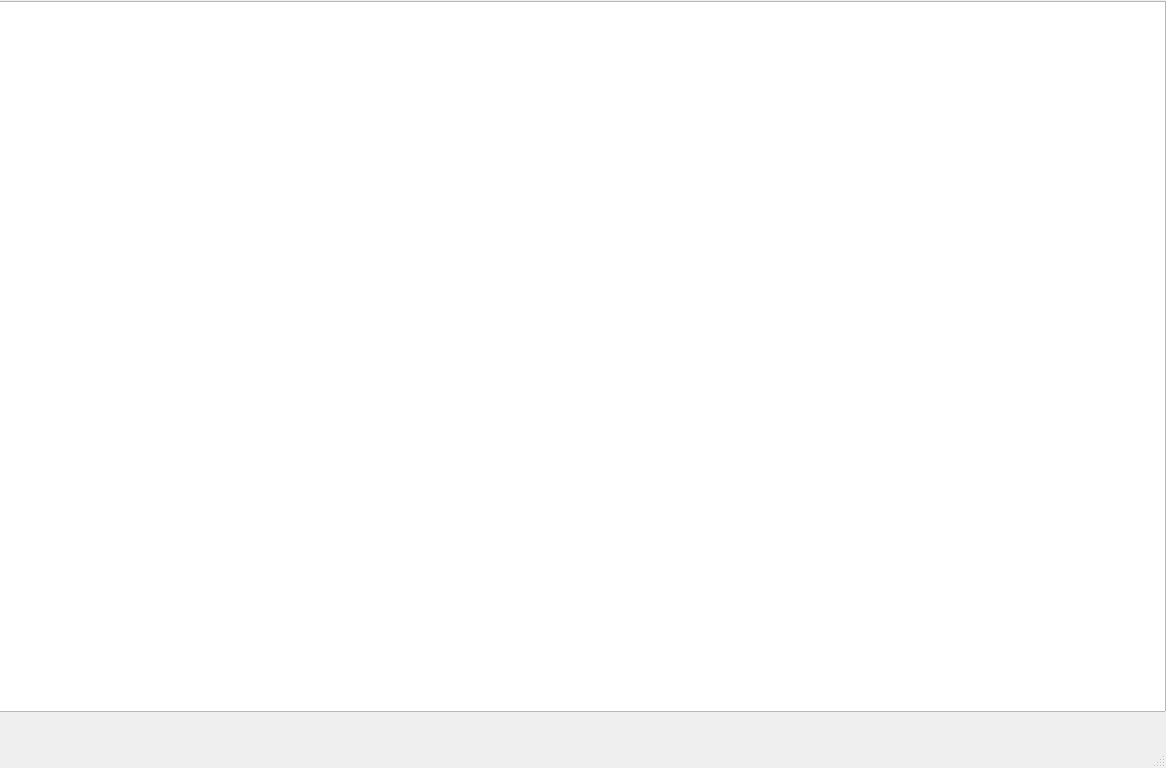
<?xml version="1.0" encoding="UTF-8"?>
<ui version="4.0">
 <class>MainWindow</class>
 <widget class="QMainWindow" name="MainWindow">
  <property name="geometry">
   <rect>
    <x>0</x>
    <y>0</y>
    <width>1166</width>
    <height>768</height>
   </rect>
  </property>
  <property name="windowTitle">
   <string>MainWindow</string>
  </property>
  <widget class="QWidget" name="centralwidget">
   <widget class="QTableWidget" name="tableWidget">
    <property name="geometry">
     <rect>
      <x>-5</x>
      <y>1</y>
      <width>1171</width>
      <height>711</height>
     </rect>
    </property>
   </widget>
  </widget>
  <widget class="QMenuBar" name="menubar">
   <property name="geometry">
    <rect>
     <x>0</x>
     <y>0</y>
     <width>1166</width>
     <height>26</height>
    </rect>
   </property>
  </widget>
  <widget class="QStatusBar" name="statusbar"/>
 </widget>
 <resources/>
 <connections/>
</ui>
